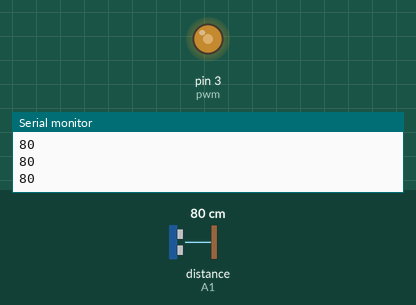
This sketch was run on a simulated Arduino Uno, built with avr-gcc and run on an emulated ATmega328P. Parts: output pins drawn as LEDs (lit = HIGH), the last lines printed to the serial monitor. Inputs (shaded band) come from the test bench; at power-on: distance to the obstacle (sensor on A1) 80 cm.

Above: at 1.2 s.
1.3 s: distance to the obstacle (sensor on A1) set to 250 cm
At 2.5 s:
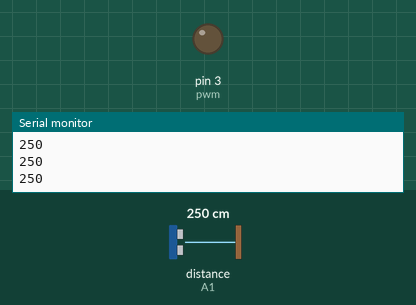
2.8 s: distance to the obstacle (sensor on A1) set to 18 cm
At 3.2 s:
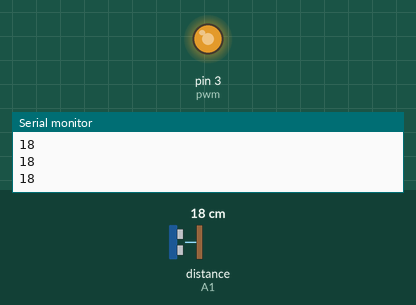
4.3 s: distance to the obstacle (sensor on A1) set to 153 cm
At 5.5 s:
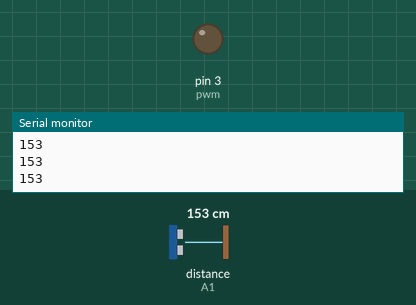
Timing chart, 0 to 7.3 s (numbered marks = the images above; inputs shaded):
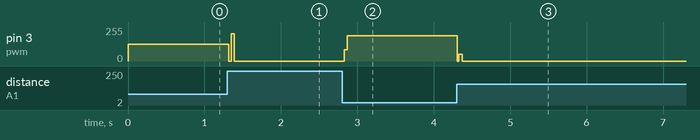

The sketch:

SonarOfTheBlind.ino
```cpp
#include <Ultrasonic.h>
Ultrasonic ultrasonic(A0,A1);
 int Height;
 #define pwm 3
int val;
void setup() {
  Serial.begin(9600);

pinMode (pwm,OUTPUT);
//digitalWrite (3,HIGH);
     }

void loop()
{
  Height=(ultrasonic.Ranging(CM));
 Serial.println(Height);
      //delay(1000);00
      val = map (Height, 200,10, 0,200);
     analogWrite (pwm,val);
     if (Height>150){
      digitalWrite(pwm,LOW);
     }
  }
```

Measured:
- after the input at 1.3 s, pin 3 (pwm): 126/255 → 0/255 at once
- after the input at 2.8 s, pin 3 (pwm): 0/255 → 191/255 at once
- after the input at 4.3 s, pin 3 (pwm): 191/255 → 0/255 at once
